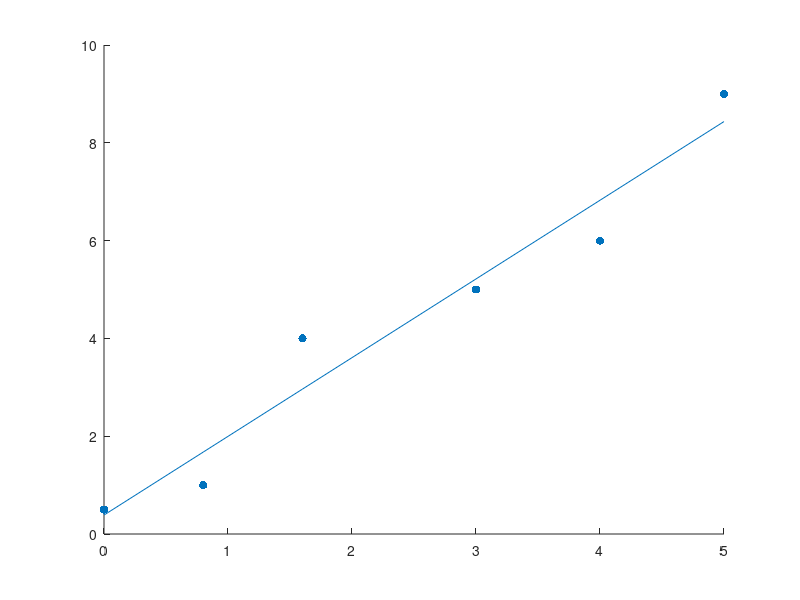

This chart was generated by the following MATLAB code: (Note: this script raises an error after producing the figure.)
clc
clear

x = [0 1;0.8 1;1.6 1;3 1;4.0 1;5.0 1];
d = [0.5; 1; 4; 5; 6; 9];

w = (x'*x)^(-1)*x'*d;
y = x*w;

figure
hold on 
scatter(x(:,1),d,'filled')
p = plot(x(:,1),y);
p.LineWidth  = 2;